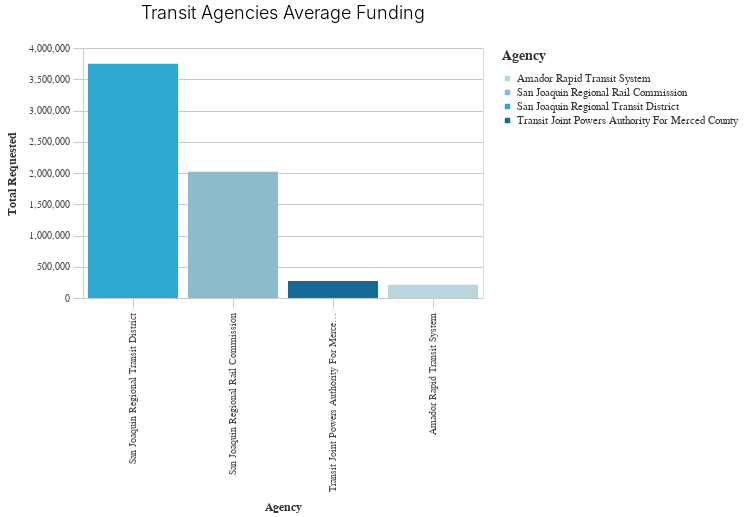

The cell this chart's notebook holds for it:
### Code cell
_dla_utils.basic_bar_chart((_dla_utils.calculate_data_all(transit_agencies, 'total_requested', aggregate_by='primary_agency_name', aggfunc="mean")),
                           'primary_agency_name', 'total_requested', 'primary_agency_name', subset,
                           'Transit Agencies Average Funding')

### Figure 1 — Vega-Lite specification as saved in the notebook (floating-point values rounded to 4 significant figures)
{"config": {"view": {"continuousWidth": 400, "continuousHeight": 300}, "axis": {"domainColor": "#cbcbcb", "grid": true, "gridColor": "#cbcbcb", "gridWidth": 1, "labelColor": "#474747", "labelFont": "Nunito Sans", "labelFontSize": 10, "labelPadding": 4, "tickColor": "#cbcbcb", "tickSize": 10, "titleColor": "#333", "titleFont": "Raleway", "titleFontSize": 12, "titlePadding": 10}, "axisBand": {"grid": false}, "background": "white", "font": "Raleway", "header": {"labelFont": "Nunito Sans", "titleFont": "Raleway"}, "legend": {"labelColor": "#333", "labelFont": "Nunito Sans", "labelFontSize": 11, "labelLimit": 0, "padding": 1, "symbolSize": 30, "symbolType": "square", "titleColor": "#333", "titleFont": "Raleway", "titleFontSize": 14, "titlePadding": 10}, "title": {"anchor": "middle", "font": "Raleway", "fontSize": 18, "fontWeight": 300, "offset": 20}}, "data": {"name": "data-ef918d2d61b3613b4c73743a6082bb03"}, "mark": "bar", "encoding": {"color": {"field": "primary_agency_name", "legend": {"title": "Agency"}, "scale": {"range": ["#B9D6DF", "#8CBCCB", "#2EA8CE", "#136C97", "#0B405B"]}, "type": "nominal"}, "x": {"field": "primary_agency_name", "sort": "-y", "title": "Agency", "type": "nominal"}, "y": {"field": "total_requested", "title": "Total Requested", "type": "quantitative"}}, "height": 250, "title": "Transit Agencies Average Funding", "width": 400, "$schema": "https://vega.github.io/schema/vega-lite/v4.17.0.json", "datasets": {"data-ef918d2d61b3613b4c73743a6082bb03": [{"primary_agency_name": "San Joaquin Regional Transit District", "total_requested": 3748000.0}, {"primary_agency_name": "San Joaquin Regional Rail Commission", "total_requested": 2020000.0}, {"primary_agency_name": "Transit Joint Powers Authority For Merced County", "total_requested": 272300.0}, {"primary_agency_name": "Amador Rapid Transit System", "total_requested": 211100.0}]}}
